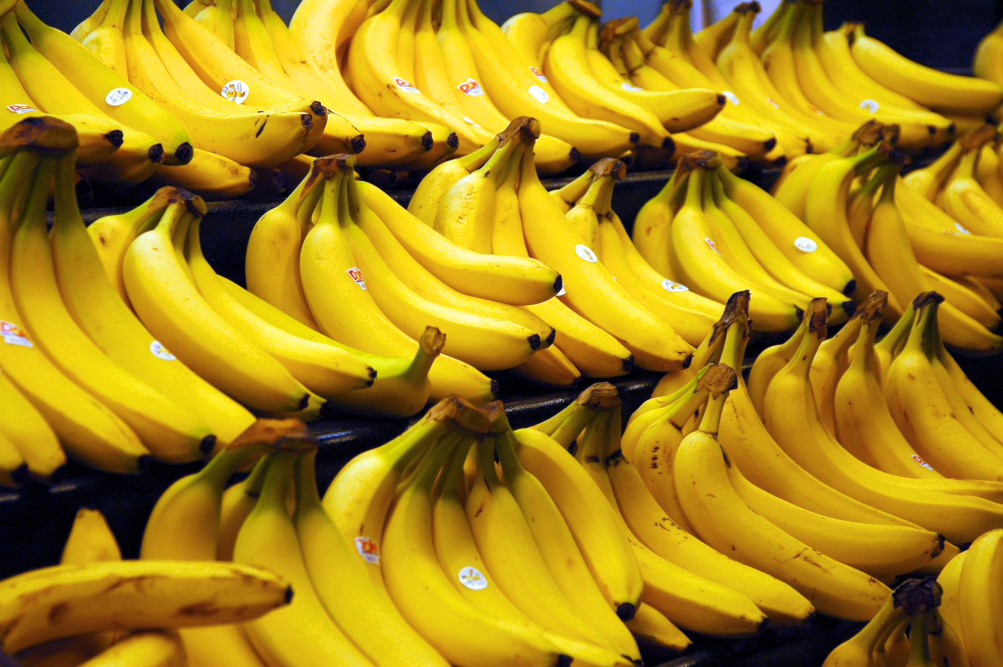
#> input picture images/Bananas-grocery.jpg, 3008 x 2000 px (shown at 1/3 size)
$ python banana.py images/Bananas-grocery.jpg   (Python 2 division)   (older library calls are emulated)
#> lines starting #> are read from the running program, lines starting #| are printed output that depends on the picture; after the words box and inside, x2 and y2 are one past the last pixel; in counts of white or black regions, pixels touching at a corner belong together; long printed decimals are rounded
# Reading Car Plate Numbers
import cv2
import numpy as np
from PIL import Image
import sys
import os

def showimg(name, img):
    #size
    h = np.size(img, 0)
    w = np.size(img, 1)

    #fit to window
    aratio = w/float(h)
    h = 300
    w = int(h * aratio)


    #window
    cv2.namedWindow(name, cv2.WINDOW_NORMAL)
    cv2.resizeWindow(name, w, h)
    cv2.imshow(name, img)

def nothing(x):
    pass

def checkvisiblepercent(img, crop):
    #split in order to compare
    b1, g1, r1 = cv2.split(img)
    b2, g2, r2 = cv2.split(crop)
    diff_values = ((cv2.countNonZero(b2) / float(cv2.countNonZero(b1))) * 100, (cv2.countNonZero(g2) / float(cv2.countNonZero(g1))) * 100, (cv2.countNonZero(r2) / float(cv2.countNonZero(r1))) * 100)
    print "bgr ", diff_values

    #requires 10% visiblity (300 total) (300 * 0.2 = 240)
    if (np.sum(diff_values) < 30):
        return 0

    return 1

def rmvBackground_minor(img):
    #use this if loading in bgr
    # img_rgb = cv2.cvtColor(img, cv2.COLOR_BGR2RGB)
    img_rgb = img
    #image hsv
    img_hsv = cv2.cvtColor(img_rgb, cv2.COLOR_BGR2HSV)

    #detect colour space
    lower_white = np.array([0,100,120])
    upper_white = np.array([50,255,255])

    #mask
    mask = cv2.inRange(img_hsv, lower_white, upper_white)

    #mask on rgb img
    banana = cv2.bitwise_and(img_rgb, img_rgb, mask=mask)

    return banana


def LABConversion(img):
    #dimensions
    height, width = img.shape[:2]

    #covert image to Lab
    labImg=cv2.cvtColor(img,cv2.COLOR_BGR2LAB)
    testimg = labImg.copy()
    L, a, b = cv2.split(labImg)

    #colours
    green = 0.0
    yellow = 0.0
    brown = 0.0

    #yellow
    low = np.array([1,112,176])
    upp = np.array([254,145,255])

    #yellow layer
    yellowimg = np.zeros_like(img)
    yellowimg = cv2.inRange(labImg, low, upp)

    #get count of pixels
    yellow = yellow + cv2.countNonZero(yellowimg)
    print "yellow", yellow

    #remove pixels from image
    cv2.normalize(labImg, labImg, dtype=cv2.CV_8UC1 ,mask=yellowimg)

    #green
    low = np.array([1,0,0])
    upp = np.array([254,120,255])

    #green layer
    greenimg = np.zeros_like(img)
    greenimg = cv2.inRange(labImg, low, upp)

    #get count of pixels
    green = green + cv2.countNonZero(greenimg)
    print "green", green

    #remove pixels from image
    cv2.normalize(labImg, labImg, dtype=cv2.CV_8UC1 ,mask=greenimg)

    #brown
    low = np.array([1,139,0])
    upp = np.array([146,255,174])

    #brown layer
    brownimg = np.zeros_like(img)
    brownimg = cv2.inRange(labImg, low, upp)

    #get count of pixels
    brown = brown + cv2.countNonZero(brownimg)
    print "brown", brown

    #total
    total = green + yellow + brown
    #no colours detected
    if (total == 0):
        return -1

    #get colour percentages
    greenPer = (green/total)*100
    yellowPer = (yellow/total)*100
    brownPer = (brown/total)*100

    #show percentages
    print "yellow: ", yellowPer
    print "green: ", greenPer
    print "brown: ", brownPer

    #calculate ripeness
    if brownPer >= 20:
        if brownPer >= 50:
            return 4
        else:
            return 3
    elif greenPer >= 20:
        if greenPer >= 50:
            return 0
        else:
            return 1
    elif yellowPer > 50:
        return 2
    else:
        return 3


def rmvBackground(img):
    #image rgb
    img_rgb = img

    #image hsv
    img_hsv = cv2.cvtColor(img_rgb, cv2.COLOR_BGR2HSV)

    #colour values for green
    G_lower = np.array([28,46,45])
    G_upper = np.array([70,255,255])

    #green mask
    green_mask = cv2.inRange(img_hsv, G_lower, G_upper)
    green_mask_inv = cv2.bitwise_not(green_mask)

    #yellow values
    Y_lower = np.array([18,85,0])
    Y_upper = np.array([28,255,255])

    #brown values
    B_lower = np.array([2,20,20])#([2,20,20])
    B_upper = np.array([75,255,150])#([12,255,150])

    #yellow mask
    yellow_mask = cv2.inRange(img_hsv, Y_lower, Y_upper)
    yellow_mask_inv = cv2.bitwise_not(yellow_mask)

    #brown mask
    brown_mask = cv2.inRange(img_hsv, B_lower, B_upper)
    brown_mask_inv = cv2.bitwise_not(brown_mask)

    #Combine masks into one picture to get to total banana
    banana = cv2.bitwise_and(img_hsv, img_hsv, mask=green_mask+yellow_mask+brown_mask)
    background = cv2.bitwise_and(img_hsv, img_hsv, mask=brown_mask_inv+yellow_mask_inv+green_mask_inv)

    #convert the picure thie the background removed back to rgb for colour space LAB analysis
    banana = cv2.cvtColor(banana, cv2.COLOR_HSV2BGR)
    return banana


def getcontours(rawimg, img, techname):
    #copies
    mask = np.zeros_like(rawimg, dtype=np.uint8)

    #get contour CHAIN_APPROX_SIMPLE CHAIN_APPROX_TC89_L1
    _, contours, hierarchy = cv2.findContours(img, cv2.RETR_EXTERNAL, cv2.CHAIN_APPROX_SIMPLE)

    lCon = None
    lArea = 0
    for contour in contours:
        #contour parameters
        epsilion = 0.01 * cv2.arcLength(contour, True)
        approx = cv2.approxPolyDP(contour, epsilion, True)

        #get area
        area = cv2.contourArea(contour)

        #get largest
        if area > lArea:
            lArea = area
            lCon = contour

    #largest contour area
    epsilion = 0.01 * cv2.arcLength(lCon, True)
    approx = cv2.approxPolyDP(lCon, epsilion, True)
    mask = cv2.drawContours(mask, [approx], 0, (255,255,255), 3) #, cv2.FILLED)

    #close shape
    cv2.fillPoly(mask, pts = [approx], color=(255,255,255))

    #mask
    mask = cv2.bitwise_not(mask)

    return mask


###################
# obtaining image #
###################

# get image
fp = sys.argv[1]
rawimg = cv2.imread(fp)
#> rawimg is the input picture: shape (2000, 3008, 3); mean B, G, R 23.6, 134.3, 167.9


##########################
# background subtraction #
##########################

#remove background
noback = rmvBackground_minor(rawimg)
#> in rmvBackground_minor, `img_hsv = cv2.cvtColor(img_rgb, cv2.COLOR_BGR2HSV)`: img_hsv: shape (2000, 3008, 3); mean H, S, V 32.7, 217.8, 169.5
#> in rmvBackground_minor, `mask = cv2.inRange(img_hsv, lower_white, upper_white)`:
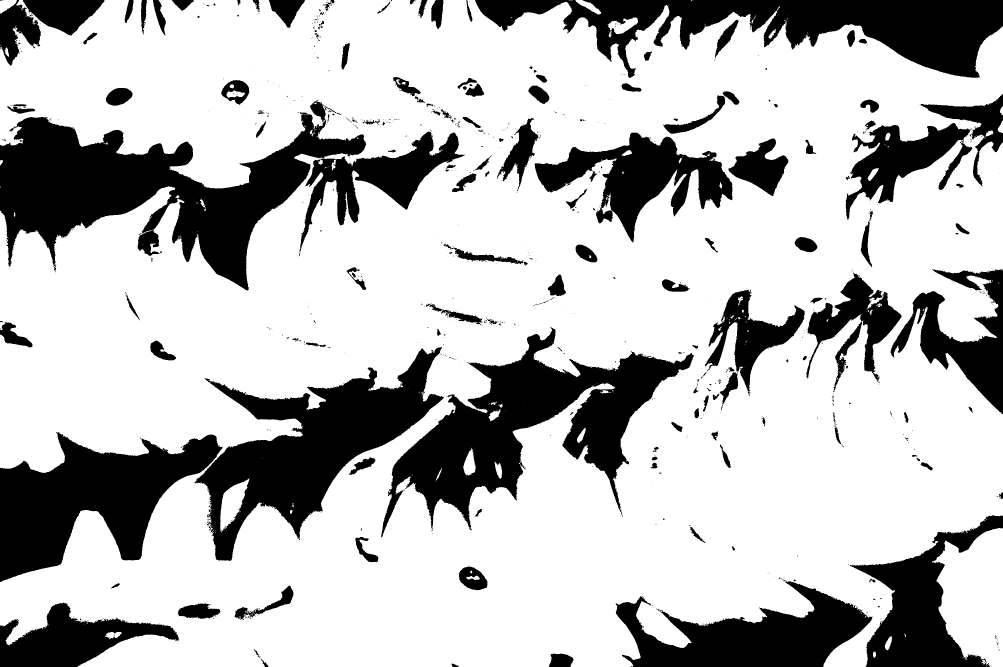
#> mask: shape (2000, 3008) (shown at 1/3 size); 73.5% white; 964 black regions (766 under 20 px)


###########################
# prep for edge detection #
###########################

#convert grayscale
grayimg = cv2.cvtColor(rawimg, cv2.COLOR_RGB2GRAY)

#improve contrast
clahe = cv2.createCLAHE(clipLimit=2.0, tileGridSize=(8,8))
imgCLAHE = clahe.apply(grayimg)

#grayscale
nobackgray = cv2.cvtColor(noback, cv2.COLOR_RGB2GRAY)
nobackgray = clahe.apply(nobackgray)

#blur to remove small details
blurimg = cv2.GaussianBlur(nobackgray, (5, 5), 0)

##################
# edge detection #
##################

#using laplacian
ddepth = 3
kernel_size = 3
imglap = cv2.Laplacian(blurimg, ddepth=cv2.CV_8U,ksize = 3)

#perform morphology to close gaps
se = np.ones((7,7), dtype='uint8')
image_close_lap = cv2.morphologyEx(imglap, cv2.MORPH_TOPHAT, se) # (MORPH_CLOSE MORPH_TOPHAT)

#getting contours
mask = getcontours(rawimg, image_close_lap, "Laplacian")
#> in getcontours, `_, contours, hierarchy = cv2.findContours(img, cv2.RETR_EXTERNAL, cv2...`: contours = 31336 contours, 26035 with area under 20; largest, box (x1, y1, x2, y2) and area: (0, 275, 3008, 2000) 1592821, (2015, 0, 3008, 294) 29664, (1485, 12, 2158, 394) 24318, (972, 0, 1395, 408) 21513, (2242, 1517, 3008, 2000) 16152
#> the loop in getcontours, `for contour in contours:` made 31336 passes
#> (epsilion, area, lArea) on passes 92, 134, 160, 181, 184, 212, 435, 444, 448, 559, 1660, 1708: (0.305, 24, 24), (0.544, 28.5, 28.5), (0.318, 34, 34), (1.28, 50.5, 50.5), (0.629, 71.5, 71.5), (2.25, 143.5, 143.5), (2.74, 146.5, 146.5), (2.88, 168.5, 168.5), (5.29, 403.5, 403.5), (8.23, 1003, 1003), (1.49, 1063, 1063), (33.13, 2593.5, 2593.5)
#> after the loop in getcontours, `for contour in contours:`: lArea = 1592821; lCon = contour of 116080 points, box (x1, y1, x2, y2) (0, 275, 3008, 2000), area 1592821
#> in getcontours, `epsilion = 0.01 * cv2.arcLength(lCon, True)`: epsilion = 2071.7
#> in getcontours, `approx = cv2.approxPolyDP(lCon, epsilion, True)`: approx = [[3007, 1549], [0, 408]]
#> in getcontours, `mask = cv2.drawContours(mask, [approx], 0, (255,255,255), 3)`: mask: shape (2000, 3008, 3); 0.27% white; 1 white region, box (x1, y1, x2, y2) and area: (0, 406, 3008, 1552) 16208

#apply mask
banana_area = rmvBackground(rawimg)
#> in rmvBackground, `green_mask = cv2.inRange(img_hsv, G_lower, G_upper)`: green_mask: shape (2000, 3008); 4.1% white; 3440 white regions (2872 under 20 px), largest, box (x1, y1, x2, y2) and area: (744, 923, 1246, 1136) 25013, (1005, 1258, 1296, 1525) 16207, (1200, 865, 1568, 990) 11353
#> in rmvBackground, `yellow_mask = cv2.inRange(img_hsv, Y_lower, Y_upper)`: yellow_mask: shape (2000, 3008); 72.1% white; 2315 black regions (1783 under 20 px), largest, box (x1, y1, x2, y2) and area: (452, 981, 2081, 1621) 244555, (0, 305, 1393, 869) 221307, (0, 1250, 676, 1742) 153173
#> in rmvBackground, `brown_mask = cv2.inRange(img_hsv, B_lower, B_upper)`: brown_mask: shape (2000, 3008); 22.5% white; 1205 white regions (1027 under 20 px), largest, box (x1, y1, x2, y2) and area: (0, 979, 2083, 1749) 397248, (0, 303, 1400, 1005) 213984, (2007, 729, 2708, 1390) 101920
#> in rmvBackground, `banana = cv2.bitwise_and(img_hsv, img_hsv, mask=green_mask+yellow_mask..`: banana: shape (2000, 3008, 3); mean H, S, V 19.2, 195, 160.7
#> in rmvBackground, `background = cv2.bitwise_and(img_hsv, img_hsv, mask=brown_mask_inv+yel..`: background: shape (2000, 3008, 3); mean H, S, V 32.7, 217.4, 169.3
cv2.normalize(rawimg, banana_area, dtype=cv2.CV_8UC1 ,mask=mask)

#compare edge to raw img
if (checkvisiblepercent(rawimg, banana_area) == 0):
    #unsuccessful edge
#> in checkvisiblepercent, `b1, g1, r1 = cv2.split(img)`:
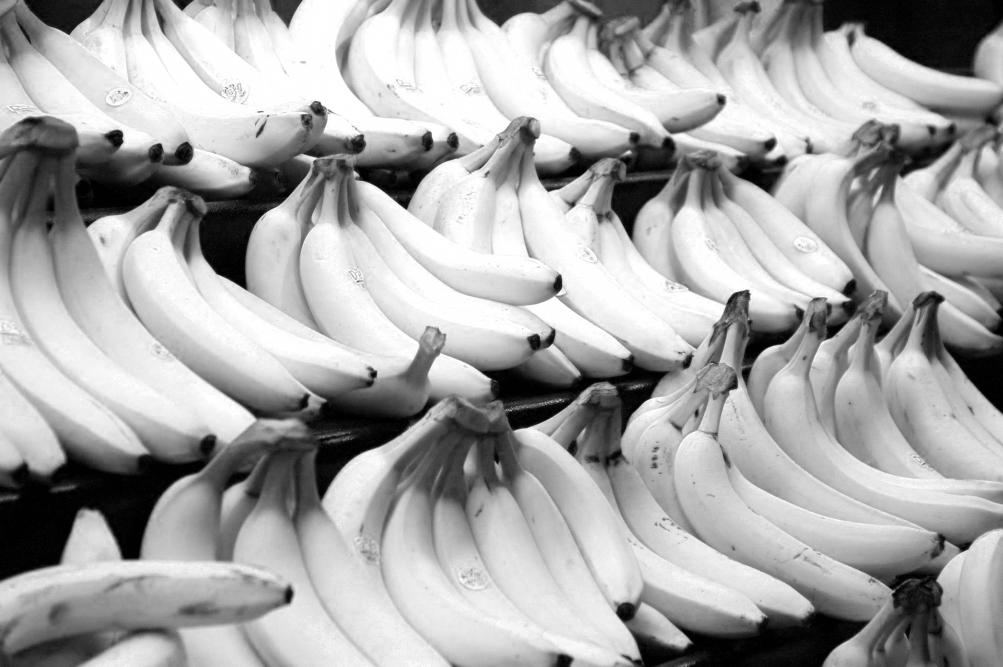
#> r1: shape (2000, 3008) (shown at 1/3 size); min 0, max 255, mean 167.9
#> in checkvisiblepercent, `diff_values = ((cv2.countNonZero(b2) / float(cv2.countNonZero(b1))) * ..`: diff_values = (0.202, 0.204, 0.205)
#| bgr  (0.2019, 0.2044, 0.2051)
    banana_area = rmvBackground(rawimg)

#show original and resulting images
showimg("rawimg", rawimg)
#> in showimg, `h = np.size(img, 0)`: h = 2000
#> in showimg, `w = np.size(img, 1)`: w = 3008
#> in showimg, `aratio = w/float(h)`: aratio = 1.5
#> in showimg, `w = int(h * aratio)`: w = 451
showimg("banana_area", banana_area)

###################
# judging ripness #
###################

#possible ripe values
ans = ["banana is very unripe", "banana is unripe", "banana is ripe", "banana is over ripe", "banana is very over ripe"]

#calculate the L*A*B* values
ripe_value = LABConversion(banana_area)
#> in LABConversion, `labImg=cv2.cvtColor(img,cv2.COLOR_BGR2LAB)`: labImg: shape (2000, 3008, 3); mean of channels 0, 1, 2 137.9, 131.1, 181.8
#> in LABConversion, `L, a, b = cv2.split(labImg)`:
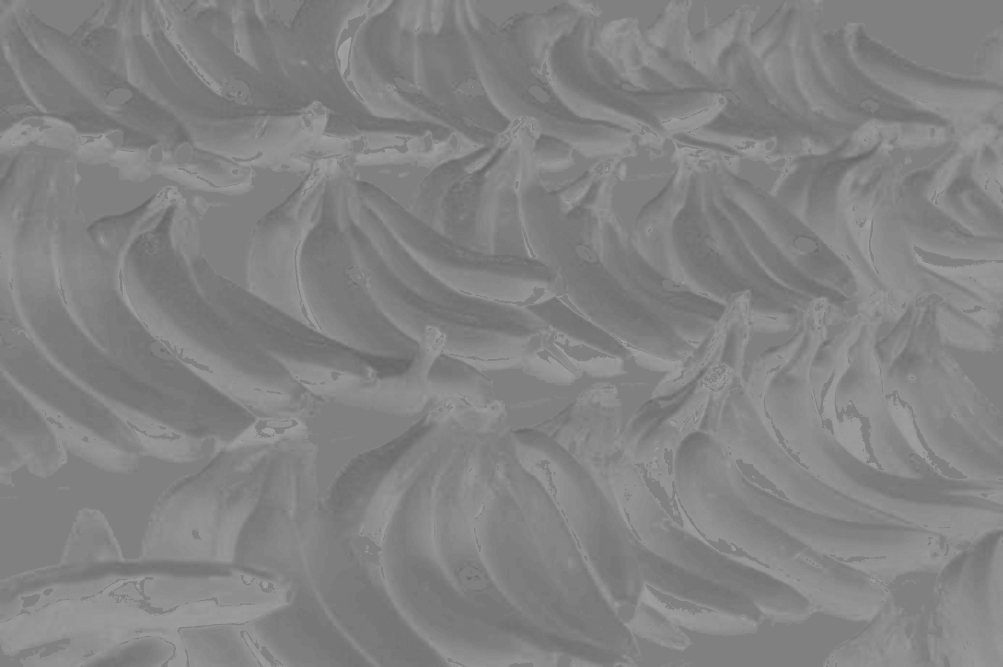
#> a: shape (2000, 3008) (shown at 1/3 size); min 101, max 171, mean 131.1
#> in LABConversion, `L, a, b = cv2.split(labImg)`:
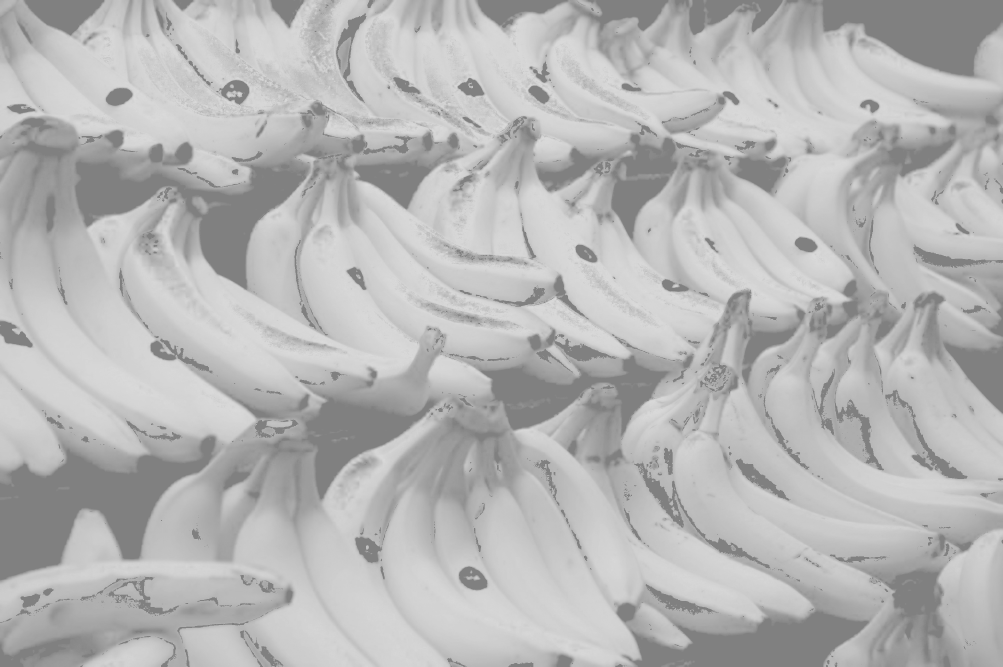
#> b: shape (2000, 3008) (shown at 1/3 size); min 128, max 220, mean 181.8
#> in LABConversion, `yellowimg = cv2.inRange(labImg, low, upp)`:
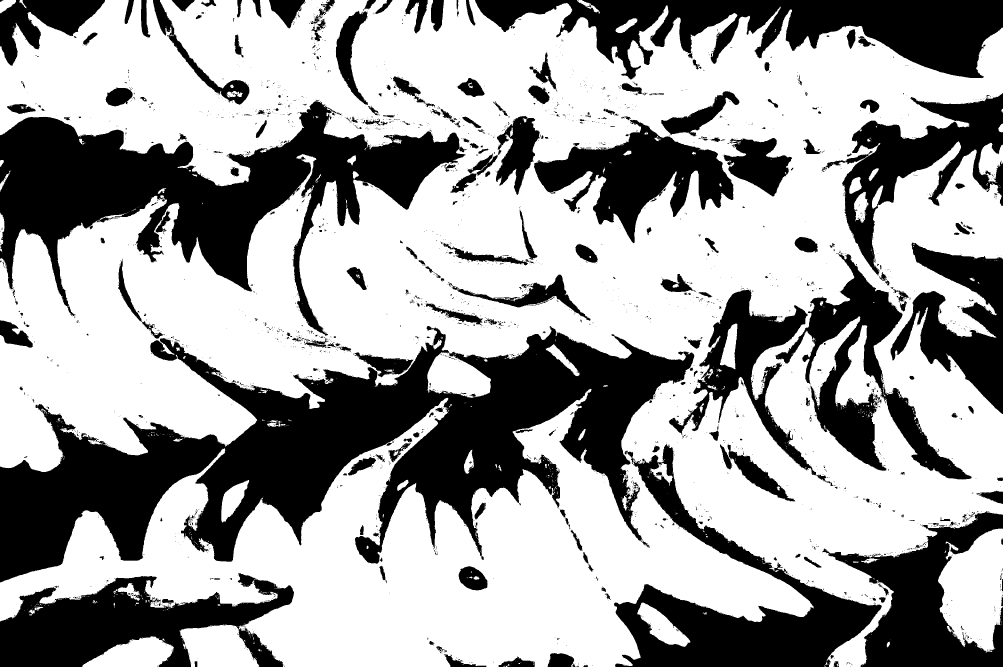
#> yellowimg: shape (2000, 3008) (shown at 1/3 size); 63.6% white; 3105 black regions (2705 under 20 px), largest, box (x1, y1, x2, y2) and area: (0, 978, 2083, 1747) 632888, (0, 304, 1400, 1007) 336829, (1425, 0, 3008, 239) 180977
#> in LABConversion, `yellow = yellow + cv2.countNonZero(yellowimg)`: yellow = 3823922
#| yellow 3823922.0
#> in LABConversion, `cv2.normalize(labImg, labImg, dtype=cv2.CV_8UC1 ,mask=yellowimg)`: labImg: shape (2000, 3008, 3); mean of channels 0, 1, 2 18.6, 49.4, 54.6
#> in LABConversion, `greenimg = cv2.inRange(labImg, low, upp)`:
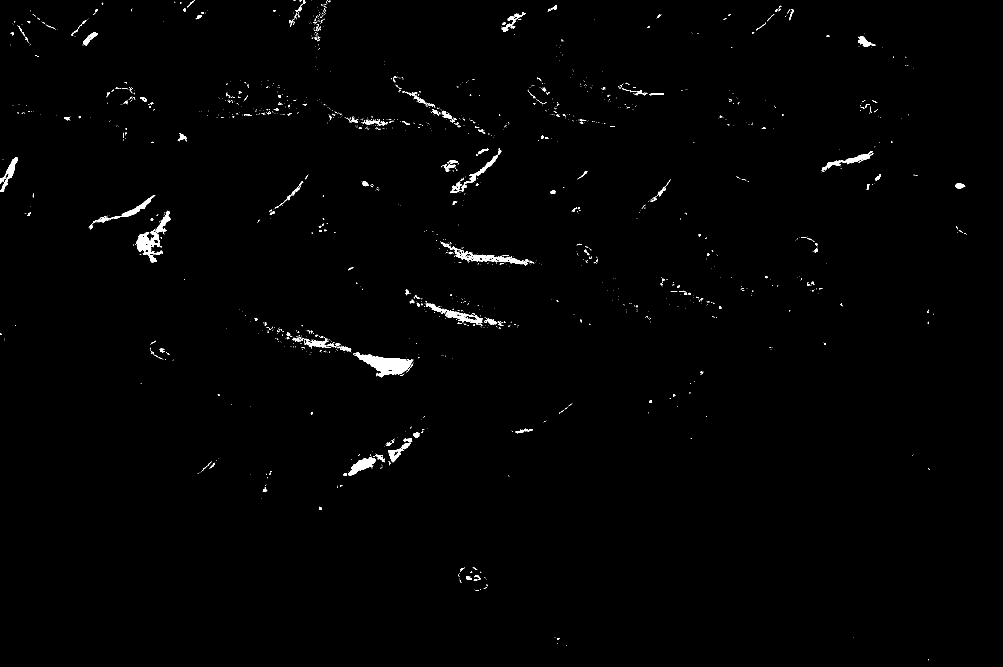
#> greenimg: shape (2000, 3008) (shown at 1/3 size); 0.75% white; 1826 white regions (1606 under 20 px), largest, box (x1, y1, x2, y2) and area: (1064, 1057, 1240, 1132) 5634, (408, 686, 489, 787) 3075, (1328, 728, 1584, 797) 2741
#> in LABConversion, `green = green + cv2.countNonZero(greenimg)`: green = 44847
#| green 44847.0
#> in LABConversion, `cv2.normalize(labImg, labImg, dtype=cv2.CV_8UC1 ,mask=greenimg)`: labImg: shape (2000, 3008, 3); mean of channels 0, 1, 2 17, 48.5, 53.2
#> in LABConversion, `brownimg = cv2.inRange(labImg, low, upp)`:
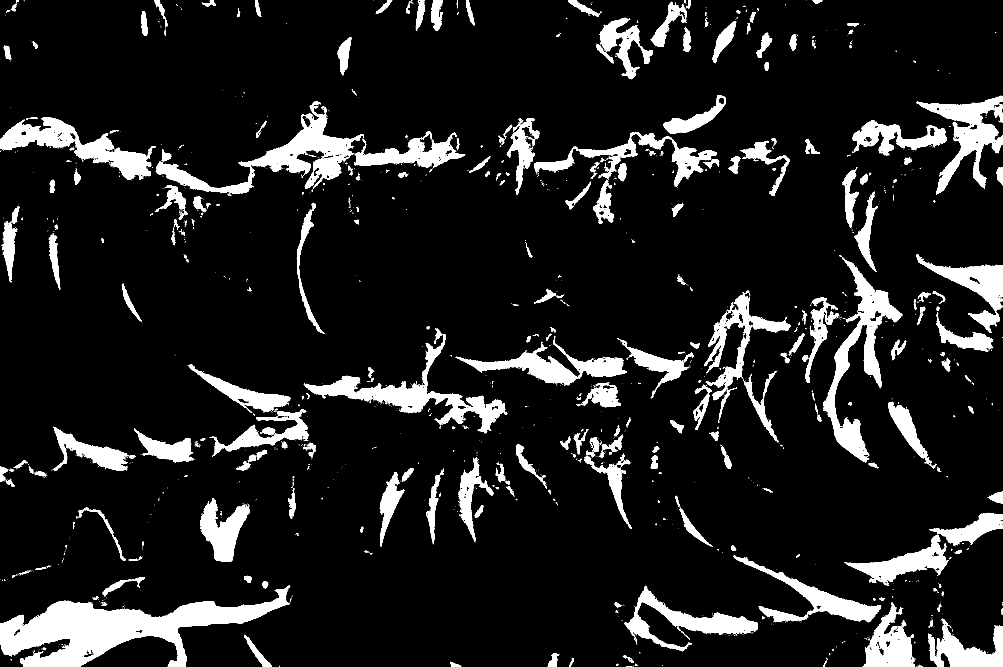
#> brownimg: shape (2000, 3008) (shown at 1/3 size); 11% white; 2434 white regions (2091 under 20 px), largest, box (x1, y1, x2, y2) and area: (0, 1756, 871, 2000) 81126, (468, 305, 1092, 582) 35423, (2469, 765, 2707, 1388) 32252
#> in LABConversion, `brown = brown + cv2.countNonZero(brownimg)`: brown = 663171
#| brown 663171.0
#> in LABConversion, `total = green + yellow + brown`: total = 4531940
#> in LABConversion, `greenPer = (green/total)*100`: greenPer = 0.99
#> in LABConversion, `yellowPer = (yellow/total)*100`: yellowPer = 84.38
#> in LABConversion, `brownPer = (brown/total)*100`: brownPer = 14.63
#| yellow:  84.377
#| green:  0.9896
#| brown:  14.633
#> ripe_value = 2
if (ripe_value == -1):
    print "no colour detected"
else:
    print ans[ripe_value]
#| banana is ripe


# wait for user to exit
cv2.waitKey(0)
cv2.destroyAllWindows()
